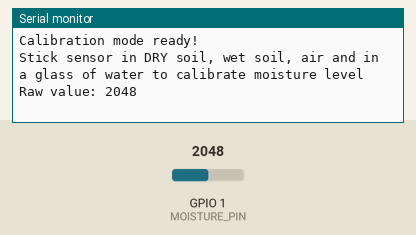
Recording of a sketch running on a simulated ESP32. Shown: the last lines printed to the serial monitor. Inputs (shaded band) come from the test bench; at power-on: GPIO 1 (MOISTURE_PIN) = 2048 (analog values on the 0–4095 scale).

Above: at 1.2 s.
1.3 s: GPIO 1 (MOISTURE_PIN) set to 2866
At 1.3 s:
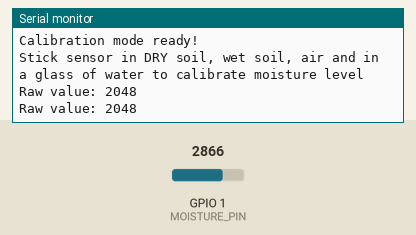
2.8 s: GPIO 1 (MOISTURE_PIN) set to 3603
At 3.9 s:
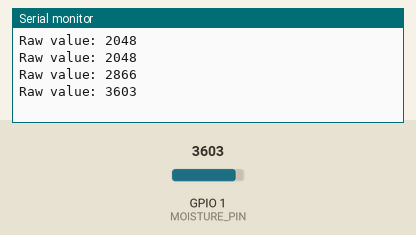
Timing chart, 0 to 5.8 s (numbered marks = the images above; inputs shaded):
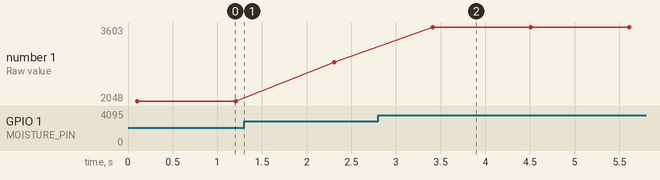

Measured:
- after the input at 2.8 s, the serial monitor: prints a new line after 0.61 s (image 2)
- plotted number 1: 2048 → 2866 after the input at 1.3 s, 2866 → 3603 after the input at 2.8 s

The sketch:

moisture_calibrator.ino
```cpp
#include <Arduino.h>

const int MOISTURE_PIN = 1;

void setup() {
  Serial.begin(115200);
  analogReadResolution(12);
  analogSetAttenuation(ADC_11db);
  Serial.println("Calibration mode ready!");
  Serial.println("Stick sensor in DRY soil, wet soil, air and in a glass of water to calibrate moisture level");
}

void loop() {
  long sum = 0;
  for (int i = 0; i < 10; i++) {
    sum += analogRead(MOISTURE_PIN);
    delay(10);
  }
  int raw = sum / 10;
  Serial.printf("Raw value: %d\n", raw);
  delay(1000);
}
```
